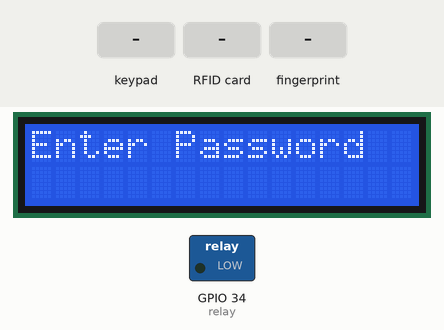
This sketch was run on a simulated ESP32. Shown: 16×2 character LCD, switched loads named in the sketch (green lamp = pin HIGH). The test bench sets the inputs (shaded band). WiFi joins after 1.5 s; servers stay silent unless stated; what the sketch prints to the serial monitor is not drawn.

Above: at 3.8 s.
3.9 s: keypad keys 1 2 3 4 # pressed 0.4 s apart
At 6.9 s:
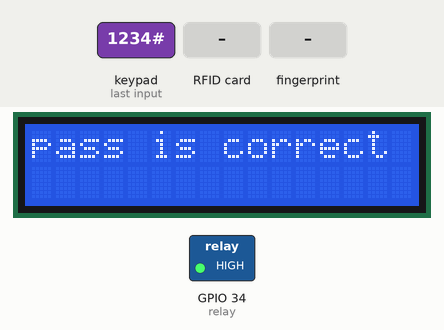
8.9 s: RFID card BC 02 89 19 held to the reader
At 9.4 s:
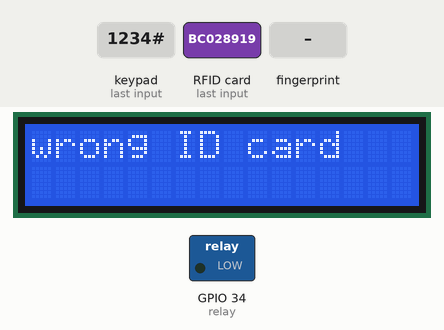
11.9 s: finger stored as number 1 placed on the sensor
At 12.9 s:
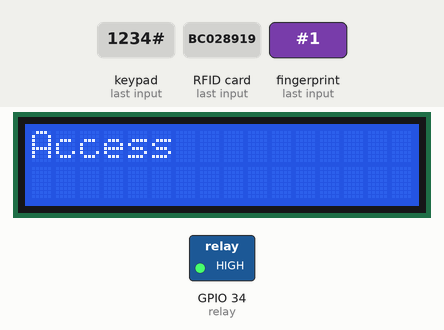
14.9 s: key 'A' pressed
At 15.6 s:
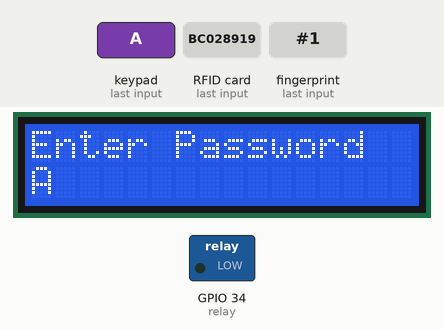
16.4 s: RFID card 62 C1 C5 1F held to the reader
At 17.8 s:
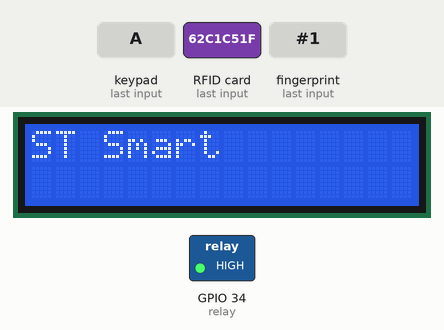
19.4 s: key 'B' pressed
At 20.6 s:
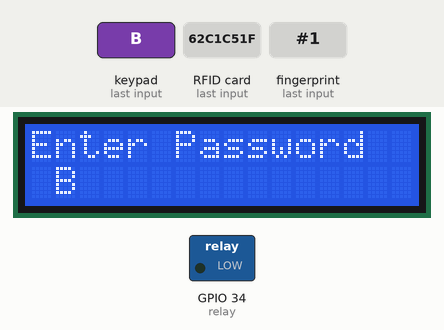
Timing chart, 0 to 21.9 s (numbered marks = the images above; inputs shaded):
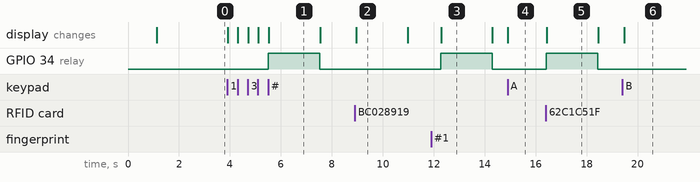

The sketch:

final_project.ino
```cpp
#include <LiquidCrystal_I2C.h>
#include <Keypad.h>
#include <Wire.h>
#include <SPI.h>
#include <MFRC522.h>
#include <Adafruit_Fingerprint.h>
#include <WiFi.h>
#include <HTTPClient.h>
#include <UrlEncode.h>

Adafruit_Fingerprint finger = Adafruit_Fingerprint(&Serial2);

#define SS_PIN 5
#define RST_PIN 4
MFRC522 rfid(SS_PIN, RST_PIN);

LiquidCrystal_I2C Lcd(0x27, 16, 2);
const byte rows = 4;
const byte cols = 4;

char keys[rows][cols] = {
  {'1', '2', '3' , 'A'},
  {'4', '5', '6', 'B'},
  {'7', '8', '9', 'C'},
  {'*', '0', '#', 'D'}
};
byte rowPins[rows] = {33,32,25,26};
byte colPins[cols] = {27, 14,12,13};
Keypad keypad ( makeKeymap(keys), rowPins, colPins, rows, cols );

const String pass = "1234";
String input_password;
int count = 0;
byte relay=34, wrong_attempt=0;
byte x=0;

const char* ssid = "WE7EEDBC";
const char* password = "bc028919";
String phoneNumber = "+201094658897";
String apiKey = "3087279";

void sendWAMessage(String message){
  String url = "https://api.callmebot.com/whatsapp.php?phone=" + phoneNumber + "&apikey=" + apiKey + "&text=" +           urlEncode(message);
  HTTPClient http;
 http.begin(url);
 http.addHeader("Content-Type", "application/x-www-form-urlencoded");
  int httpResponseCode = http.POST(url);
  if (httpResponseCode == 200){
    Serial.print("Message sent successfully");
  }
  else{
    Serial.println("Error sending the message");
    Serial.print("HTTP response code: ");
    Serial.println(httpResponseCode);
 }
  http.end();
}

void setup() {
  finger.begin(57600);
  Serial.begin(9600);
  SPI.begin();
  rfid.PCD_Init();
  input_password.reserve(8);
  Lcd.init();
  Lcd.backlight();
  Lcd.print("Enter Password");

  pinMode(relay,1);
  digitalWrite(relay,0);

  WiFi.begin(ssid, password);
  Serial.println("Connecting");
  while(WiFi.status() != WL_CONNECTED) {
    delay(500);
    Serial.print(".");
  }
  Serial.println("");
  Serial.print("Connected to WiFi network with IP Address: ");
  Serial.println(WiFi.localIP());

}

void loop() {
  if(x==0){keypad1(); RFID(); FingerPrint();}
  else if(x==1){keypad1(); RFID(); }
  else if(x==2) { FingerPrint(); }

 if(wrong_attempt==3){
 Lcd.clear();
 Lcd.print("calling admin");
 sendWAMessage("Strange Access Attempt");
 wrong_attempt=0;
 delay(5000);
 Lcd.clear();
 Lcd.print("Enter Password");
 }


}

void keypad1(){
 char key = keypad.getKey();
 if (key){ x=1;
  if (key == '*')
     { if (count > 0){
        count--;
        input_password.remove(count);
       Lcd.setCursor(count, 1);
       Lcd.print (" ");} }
  else if (key == '#')
    { if (pass == input_password){  x=0;
          digitalWrite(relay,1);
          Lcd.clear();
          Lcd.print("pass is correct");
          delay(2000);
          digitalWrite(relay,0);
          Lcd.clear();
          Lcd.print("Enter Password");
          Lcd.setCursor(0, 1);}
      else { x=0; wrong_attempt++;
              Lcd.clear();
              Lcd.print("Wrong Password");
              delay(2000);
              Lcd.clear();
              Lcd.print("Enter Password");
              Lcd.setCursor(0, 1);
         }
         input_password = "";
         count = 0;
    }
  else{
      input_password += key;
      Lcd.setCursor(count, 1);
      Lcd.print(key);
      count++; }
  }
}

void RFID()
{
  if (rfid.PICC_IsNewCardPresent() &&
    rfid.PICC_ReadCardSerial()) { x=1;
  String UID="";
  for (byte i=0;i<rfid.uid.size;i++)
  { UID.concat(String(rfid.uid.uidByte[i]< 0x10 ? " 0" : " "));
    UID.concat(String(rfid.uid.uidByte[i], HEX));}
  UID.toUpperCase();
  if (UID.substring(1) == "62 C1 C5 1F") //change here
  { x=0;
    digitalWrite(relay,1);
    Lcd.clear();
    Lcd.print("ST Smart");
    delay(2000);
    Lcd.clear();
    digitalWrite(relay,0);
    Lcd.print("Enter Password");
    Lcd.setCursor(0, 1); }
  else{ x=0; wrong_attempt++;
        Lcd.clear();
        Lcd.print("wrong ID card");
        delay(2000);
        Lcd.clear();
        Lcd.print("Enter Password");
        Lcd.setCursor(0, 1);}
     rfid.PICC_HaltA();
     rfid.PCD_StopCrypto1();

  }
}

void FingerPrint() {
  uint8_t p = finger.getImage();
  switch (p) {
     case FINGERPRINT_OK:
            x=2;
     break;
     default:
         return;
  }
  p = finger.image2Tz();
  switch (p) {
     case FINGERPRINT_OK:
        break;
     default:
        return;
  }
  p = finger.fingerSearch();
  if (p == FINGERPRINT_OK) {x=0;
          digitalWrite(relay,1);
          Lcd.clear();
          Lcd.print("Access");
          delay(2000);
          Lcd.clear();
          digitalWrite(relay,0);
          Lcd.print("Enter Password");
          Lcd.setCursor(0, 1);
  }
 else if (p == FINGERPRINT_NOTFOUND) {
                wrong_attempt++; x=0;
                Lcd.clear();
                Lcd.print("Try Again");
                delay(2000);
                Lcd.clear();
                Lcd.print("Enter Password");
                Lcd.setCursor(0, 1);
}}
```

Measured:
- after the input at 3.9 s, GPIO 34 (relay): LOW → HIGH after 1.6 s, → LOW 2.0 s later; the display: first changes at once (image 1 shows a later state)
- after the input at 8.9 s, the display: changes after 0.06 s (image 2)
- after the input at 11.9 s, GPIO 34 (relay): LOW → HIGH after 0.38 s, → LOW 2.0 s later; the display: changes after 0.39 s (image 3)
- after the input at 14.9 s, the display: changes at once (image 4)
- after the input at 16.4 s, GPIO 34 (relay): LOW → HIGH at once, → LOW 2.0 s later; the display: changes at once (image 5)
- after the input at 19.4 s, the display: changes after 0.08 s (image 6)
- what the display in image 1 shows lasts 2.0 s, from 5.5 s to 7.5 s
